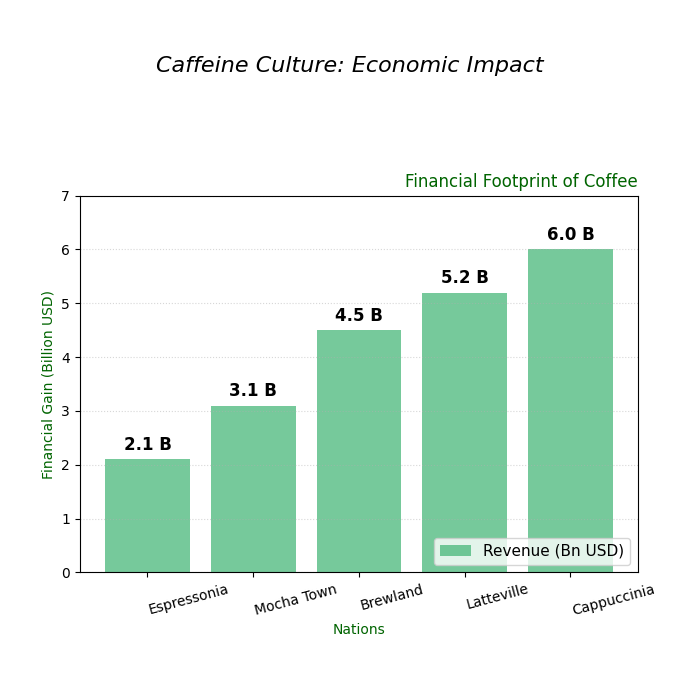

The script that drew this image:
import matplotlib.pyplot as plt
import numpy as np

countries = ['Latteville', 'Espressonia', 'Brewland', 'Mocha Town', 'Cappuccinia']
economic_impact = [5.2, 2.1, 4.5, 3.1, 6.0]

# Sort the data based on economic impact
sorted_indices = np.argsort(economic_impact)
sorted_economic_impact = np.array(economic_impact)[sorted_indices]
sorted_countries = np.array(countries)[sorted_indices]

x_pos = np.arange(len(sorted_countries))
width = 0.35

fig, ax = plt.subplots(figsize=(7, 7))
fig.suptitle('Caffeine Culture: Economic Impact', fontsize=16, fontstyle='italic', y=0.92)

bars = ax.bar(x_pos, sorted_economic_impact, color='mediumseagreen', alpha=0.7, label='Revenue (Bn USD)')

for bar in bars:
    yval = bar.get_height()
    ax.text(bar.get_x() + bar.get_width()/2, yval + 0.1, f'{yval} B', ha='center', va='bottom', fontsize=12, fontweight='bold')

ax.set_title('Financial Footprint of Coffee', fontsize=12, color='darkgreen', loc='right')
ax.set_xlabel('Nations', fontsize=10, color='darkgreen')
ax.set_ylabel('Financial Gain (Billion USD)', fontsize=10, color='darkgreen')
ax.set_xticks(x_pos)
ax.set_xticklabels(sorted_countries, fontsize=10, rotation=15, ha='left')
ax.set_ylim(0, 7)

ax.grid(axis='y', linestyle=':', alpha=0.5)

ax.legend(loc='lower right', fontsize=11)

plt.tight_layout(pad=3.0, rect=[0, 0.03, 1, 0.90])

plt.show()
